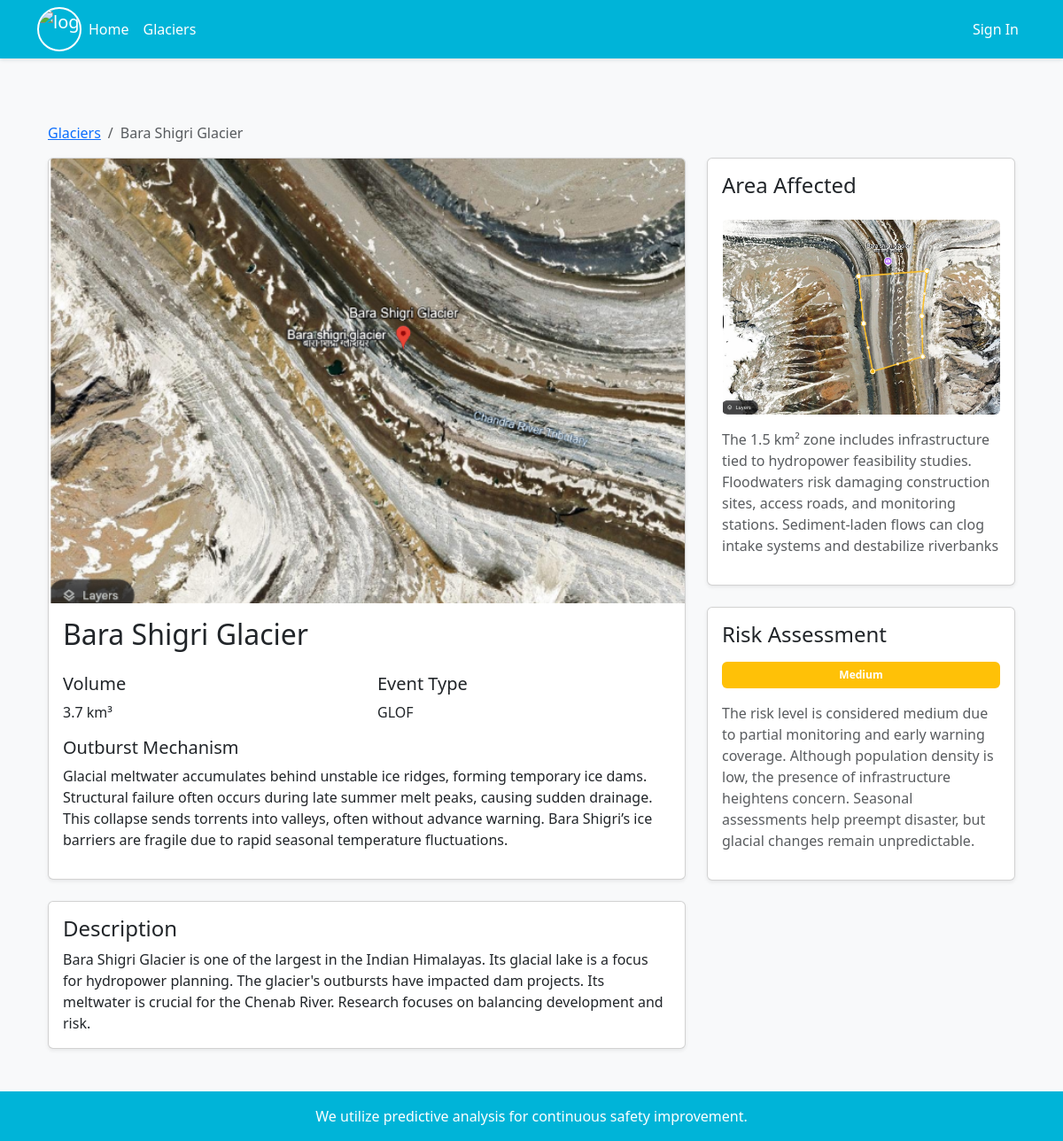
Page /glaciers/28/ on the committed database.
### glaciers/models.py (models this page shows, shortened)
class Glacier(models.Model):
    RISK_LEVELS = [
        ('low', 'Low'),
        ('medium', 'Medium'),
        ('high', 'High'),
        ('critical', 'Critical'),
    ]
    name = models.CharField(max_length=200)
    volume = models.FloatField(validators=[MinValueValidator(0.0)])
    image = models.ImageField(upload_to='glacier_images/')
    description = models.TextField()
    event_type = models.CharField(max_length=100)
    outburst_mechanism = models.TextField()
    area_map = models.ImageField(upload_to='area_maps/')
    area_description = models.TextField()
    risk_level = models.CharField(max_length=20, choices=RISK_LEVELS)
    risk_description = models.TextField()
    created_at = models.DateTimeField(auto_now_add=True)
    updated_at = models.DateTimeField(auto_now=True)
    @property
    def risk_level_color(self):
        return {
            'low': 'success',
            'medium': 'warning',
            'high': 'danger',
            'critical': 'dark',
        }[self.risk_level]
    @property
    def risk_percentage(self):
        return {
            'low': 25,
            'medium': 50,
            'high': 75,
            'critical': 100,
        }[self.risk_level]
    class Meta:
        ordering = ['-created_at']

### glaciers/views.py (the view)
# urls.py: path('glaciers/<int:pk>/', views.glacier_detail, name='glacier_detail'),
def glacier_detail(request, pk):
    glacier = get_object_or_404(Glacier, pk=pk)
    return render(request, 'glacier_detail.html', {'glacier': glacier})

### templates/glacier_detail.html (shortened to what this page needs)
{% extends "base.html" %}
{% load static %}
{% block content %}
<div class="container py-5">
    <nav aria-label="breadcrumb">
        <ol class="breadcrumb">
            <li class="breadcrumb-item"><a href="{% url 'glaciers:glacier_list' %}">Glaciers</a></li>
            <li class="breadcrumb-item active">{{ glacier.name }}</li>
        </ol>
    </nav>
    <div class="row">
        <div class="col-lg-8">
            <div class="card shadow-sm">
                <img src="{{ glacier.image.url }}" class="card-img-top" alt="{{ glacier.name }}">
                <div class="card-body">
                    <h1 class="card-title h2">{{ glacier.name }}</h1>
                    <div class="row mt-4">
                        <div class="col-md-6">
                            <h5>Volume</h5>
                            <p>{{ glacier.volume }} km³</p>
                        </div>
                        <div class="col-md-6">
                            <h5>Event Type</h5>
                            <p>{{ glacier.event_type }}</p>
                        </div>
                        <div class="col-12">
                            <h5>Outburst Mechanism</h5>
                            <p>{{ glacier.outburst_mechanism }}</p>
                        </div>
                    </div>
                </div>
            </div>
            <div class="card shadow-sm mt-4">
                <div class="card-body">
                    <h2 class="h4">Description</h2>
                    <p class="card-text">{{ glacier.description }}</p>
                </div>
            </div>
        </div>
        <div class="col-lg-4">
            <div class="card shadow-sm">
                <div class="card-body">
                    <h2 class="h4 mb-4">Area Affected</h2>
                    <img src="{{ glacier.area_map.url }}" class="img-fluid rounded mb-3" alt="Area Map">
                    <p class="text-muted">{{ glacier.area_description }}</p>
                </div>
            </div>
            <div class="card shadow-sm mt-4">
                <div class="card-body">
                    <h2 class="h4 mb-3">Risk Assessment</h2>
                    <div class="progress mb-3" style="height: 30px;">
                        <div class="progress-bar bg-{{ glacier.risk_level_color }} d-flex align-items-center justify-content-center"
                             role="progressbar"
                             style="width: 100%;"
                             aria-valuenow="{{ glacier.risk_percentage }}"
                             aria-valuemin="0"
                             aria-valuemax="100">
                            <span class="text-white fw-bold">{{ glacier.risk_level|title }}</span>
                        </div>
                    </div>
                    <p class="text-muted">{{ glacier.risk_description }}</p>
                </div>
            </div>
        </div>
    </div>
</div>
{% endblock %}

### templates/base.html (style rules this page uses)
:root { --primary-color: #00b4d8; --secondary-color: #0077b6; --background-color: #f8f9fa; }
body { background-color: var(--background-color); font-family: 'Segoe UI', Tahoma, Geneva, Verdana, sans-serif; }

### rows in the picture
Glacier: name "Bara Shigri Glacier", image (picture), volume "3.7", event_type "GLOF", outburst_mechanism "Glacial meltwater accumulates behind unstable ice ridges, forming temporary ice dams. Structural failure often occurs during late summer melt peaks, causing sudden drainage. This collapse sends torrents into valleys, often without advance warning. Bara Shigri’s ice barriers are fragile due to rapid seasonal temperature fluctuations.", description "Bara Shigri Glacier is one of the largest in the Indian Himalayas. Its glacial lake is a focus for hydropower planning. The glacier's outbursts have impacted dam projects. Its meltwater is crucial for the Chenab River. Research focuses on balancing development and risk.", area_map (picture), area_description "The 1.5 km² zone includes infrastructure tied to hydropower feasibility studies. Floodwaters risk damaging construction sites, access roads, and monitoring stations. Sediment-laden flows can clog intake systems and destabilize riverbanks", risk_level "Medium", risk_description "The risk level is considered medium due to partial monitoring and early warning coverage. Although population density is low, the presence of infrastructure heightens concern. Seasonal assessments help preempt disaster, but glacial changes remain unpredictable."
